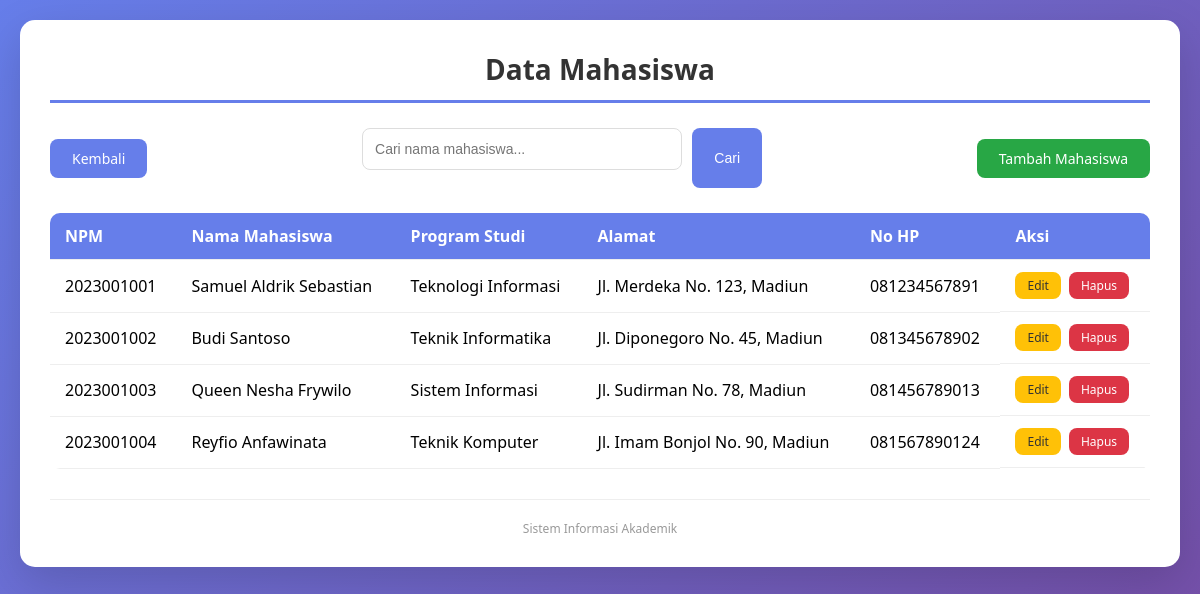
Screenshot of /Mahasiswa/indexmahasiswa.php with the database file from the repository.
### tables this page shows
CREATE TABLE IF NOT EXISTS t_mahasiswa (
    npm INT(11) NOT NULL,
    namaMhs VARCHAR(50) NOT NULL,
    prodi VARCHAR(25) NOT NULL,
    alamat VARCHAR(70) NOT NULL,
    noHP VARCHAR(25) NOT NULL,
    PRIMARY KEY (npm)
);

### Mahasiswa/indexmahasiswa.php (the view, shortened to what this page needs)
<?php
include "../koneksi.php";
$cari = isset($_GET['cari']) ? mysqli_real_escape_string($link, $_GET['cari']) : '';
if ($cari != '') {
    $query = "SELECT * FROM t_mahasiswa WHERE namaMhs LIKE '%$cari%' ORDER BY npm ASC";
    $result = mysqli_query($link, $query);
} else {
    $query = "SELECT * FROM t_mahasiswa ORDER BY npm ASC";
    $result = mysqli_query($link, $query);
}
?>
<!DOCTYPE html>
<html lang="id">
<head>
    <link rel="stylesheet" href="../style.css">
</head>
<body>
    <div class="container">
        <h1>Data Mahasiswa</h1>
        <div class="search-container">
            <a href="../index.php" class="btn btn-primary">Kembali</a>
            <form action="index.php" method="get" class="search-form">
                <input type="text" name="cari" placeholder="Cari nama mahasiswa..." value="<?php echo htmlspecialchars($cari); ?>">
                <button type="submit" class="btn btn-primary">Cari</button>
            </form>
            <a href="tambah.php" class="btn btn-add">Tambah Mahasiswa</a>
        </div>
        <table>
            <thead>
                <tr>
                    <th>NPM</th>
                    <th>Nama Mahasiswa</th>
                    <th>Program Studi</th>
                    <th>Alamat</th>
                    <th>No HP</th>
                    <th>Aksi</th>
                </tr>
            </thead>
            <tbody>
                <?php if (mysqli_num_rows($result) > 0): ?>
                    <?php while($row = mysqli_fetch_assoc($result)): ?>
                        <tr>
                            <td><?php echo $row['npm']; ?></td>
                            <td><?php echo htmlspecialchars($row['namaMhs']); ?></td>
                            <td><?php echo htmlspecialchars($row['prodi']); ?></td>
                            <td><?php echo htmlspecialchars($row['alamat']); ?></td>
                            <td><?php echo htmlspecialchars($row['noHP']); ?></td>
                            <td class="table-actions">
                                <a href="edit.php?id=<?php echo $row['npm']; ?>" class="btn btn-edit">Edit</a>
                                <a href="hapus.php?id=<?php echo $row['npm']; ?>" class="btn btn-delete" onclick="return confirm('Yakin hapus?')">Hapus</a>
                            </td>
                        </tr>
                    <?php endwhile; ?>
                <?php else: ?>
                    <tr>
                        <td colspan="6" style="text-align:center;">Data tidak ditemukan</td>
                    </tr>
                <?php endif; ?>
            </tbody>
        </table>
        <div class="footer"><p>Sistem Informasi Akademik</p></div>
    </div>
</body>
</html>

### style.css (style rules this page uses)
* { margin: 0; padding: 0; box-sizing: border-box; }
body { font-family: 'Segoe UI', Tahoma, Geneva, Verdana, sans-serif; background: linear-gradient(135deg, #667eea 0%, #764ba2 100%); min-height: 100vh; padding: 20px; }
.container { max-width: 1200px; margin: 0 auto; background: white; border-radius: 15px; padding: 30px; box-shadow: 0 15px 45px rgba(0,0,0,0.15); }
h1 { text-align: center; color: #333; margin-bottom: 25px; font-size: 28px; border-bottom: 3px solid #667eea; padding-bottom: 12px; }
.search-container { display: flex; justify-content: space-between; align-items: center; margin-bottom: 25px; flex-wrap: wrap; gap: 15px; }
.search-form { display: flex; gap: 10px; flex: 1; max-width: 400px; }
.search-form input { flex: 1; padding: 10px 15px; border: 1px solid #ddd; border-radius: 8px; font-size: 14px; }
table { width: 100%; border-collapse: collapse; margin-top: 20px; border-radius: 10px; overflow: hidden; }
th, td { padding: 12px 15px; text-align: left; border-bottom: 1px solid #eee; }
th { background: #667eea; color: white; font-weight: 600; }
input[type="text"], input[type="number"], input[type="email"] { width: 100%; padding: 12px; margin-bottom: 18px; border: 1px solid #ddd; border-radius: 8px; font-size: 14px; }
.btn { display: inline-block; padding: 10px 22px; border: none; border-radius: 8px; cursor: pointer; font-size: 14px; font-weight: 500; text-decoration: none; transition: all 0.3s; }
.btn-primary { background: #667eea; color: white; }
.btn-add { background: #28a745; color: white; }
.btn-edit { background: #ffc107; color: #333; }
.btn-delete { background: #dc3545; color: white; }
.table-actions { display: flex; gap: 8px; }
.table-actions .btn { padding: 5px 12px; font-size: 12px; }
.footer { text-align: center; margin-top: 30px; padding-top: 20px; border-top: 1px solid #eee; color: #999; font-size: 12px; }

### rows the page displays
t_mahasiswa: npm "2023001001", namaMhs "Samuel Aldrik Sebastian", prodi "Teknologi Informasi", alamat "Jl. Merdeka No. 123, Madiun", noHP "081234567891"
t_mahasiswa: npm "2023001002", namaMhs "Budi Santoso", prodi "Teknik Informatika", alamat "Jl. Diponegoro No. 45, Madiun", noHP "081345678902"
t_mahasiswa: npm "2023001003", namaMhs "Queen Nesha Frywilo", prodi "Sistem Informasi", alamat "Jl. Sudirman No. 78, Madiun", noHP "081456789013"
t_mahasiswa: npm "2023001004", namaMhs "Reyfio Anfawinata", prodi "Teknik Komputer", alamat "Jl. Imam Bonjol No. 90, Madiun", noHP "081567890124"
